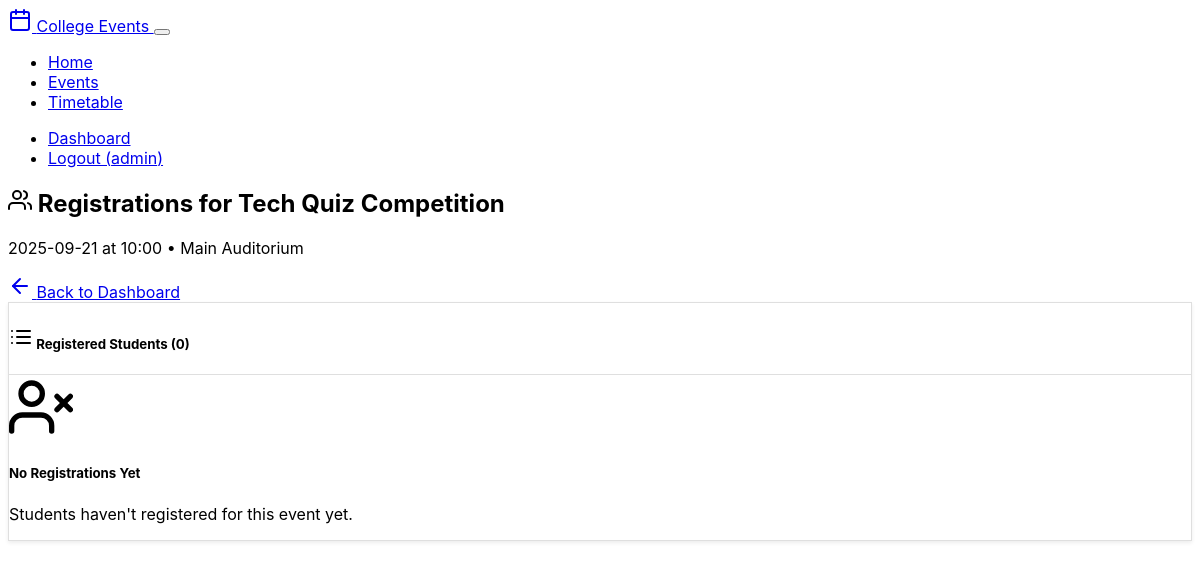
Page /admin/event/1/registrations (signed in) on the committed database.
### app.py (models this page shows, shortened)
class Event(db.Model):
    id = db.Column(db.Integer, primary_key=True)
    name = db.Column(db.String(200), nullable=False)
    description = db.Column(db.Text, nullable=False)
    rules = db.Column(db.Text, nullable=False)
    prize = db.Column(db.String(100), nullable=False)
    registration_fee = db.Column(db.Float, nullable=False, default=0.0)
    date = db.Column(db.String(20), nullable=False)
    time = db.Column(db.String(20), nullable=False)
    venue = db.Column(db.String(200), nullable=False)
    lead_name = db.Column(db.String(100), nullable=False)
    lead_phone = db.Column(db.String(15), nullable=False)
    created_at = db.Column(db.DateTime, default=datetime.utcnow)

### app.py (the view)
@app.route('/admin/event/<int:event_id>/registrations')
def event_registrations(event_id):
    if 'admin_id' not in session:
        flash('Please login to access this page', 'error')
        return redirect(url_for('admin_login'))
    event = Event.query.get_or_404(event_id)
    registrations = db.session.query(Registration, Student, Payment).join(Student).join(Payment).filter(Registration.event_id == event_id).all()
    return render_template('event_registrations.html', event=event, registrations=registrations)

### templates/event_registrations.html (shortened to what this page needs)
{% extends "base.html" %}
{% block content %}
<div class="d-flex justify-content-between align-items-center mb-4">
    <div>
        <h2>
            <i data-feather="users" class="me-2"></i>
            Registrations for {{ event.name }}
        </h2>
        <p class="text-muted mb-0">{{ event.date }} at {{ event.time }} • {{ event.venue }}</p>
    </div>
    <a href="{{ url_for('admin_dashboard') }}" class="btn btn-secondary">
        <i data-feather="arrow-left" class="me-2"></i>
        Back to Dashboard
    </a>
</div>
<div class="card">
    <div class="card-header">
        <h5 class="card-title mb-0">
            <i data-feather="list" class="me-2"></i>
            Registered Students ({{ registrations|length }})
        </h5>
    </div>
    <div class="card-body">
        {% if registrations %}
        <div class="table-responsive">
            <table class="table table-hover">
                <thead>
                    <tr>
                        <th>#</th>
                        <th>Student Name</th>
                        <th>USN</th>
                        <th>Year/Semester</th>
                        <th>Contact</th>
                        <th>Payment</th>
                        <th>Ticket Code</th>
                        <th>Registration Date</th>
                        <th>Status</th>
                        <th>Actions</th>
                    </tr>
                </thead>
                <tbody>
                    {% for registration, student, payment in registrations %}
                    <tr>
                        <td>{{ loop.index }}</td>
                        <td>
                            <strong>{{ student.name }}</strong>
                        </td>
                        <td>
                            <span class="badge bg-primary">{{ student.usn }}</span>
                        </td>
                        <td>{{ student.year }} - {{ student.semester }}</td>
                        <td>
                            <div>
                                <i data-feather="phone" width="14" height="14" class="me-1"></i>
                                {{ student.phone }}
                            </div>
                            <div>
                                <i data-feather="mail" width="14" height="14" class="me-1"></i>
                                <small class="text-muted">{{ student.email }}</small>
                            </div>
                        </td>
                        <td>
                            {% if payment.amount == 0 %}
                            <span class="badge bg-success">FREE</span>
                            {% else %}
                            <div>₹{{ payment.amount }}</div>
                            <small class="text-muted">{{ payment.payment_method.title() }}</small>
                            {% if payment.payment_method == 'online' and payment.transaction_id %}
                            <br><small class="text-muted">ID: {{ payment.transaction_id }}</small>
                            {% endif %}
                            </div>
                            {% endif %}
                        </td>
                        <td>
                            <code class="text-info">{{ registration.ticket_code }}</code>
                        </td>
                        <td>
                            <small>{{ registration.registered_at.strftime('%Y-%m-%d %H:%M') }}</small>
                        </td>
                        <td>
                            {% if registration.attendance %}
                            <span class="badge bg-success">
                                <i data-feather="check" width="14" height="14" class="me-1"></i>
                                Present
                            </span>
                            <br>
                            <small class="text-muted">{{ registration.attendance[0].marked_at.strftime('%Y-%m-%d %H:%M') }}</small>
                            {% elif payment.payment_status == 'verified' %}
                            <span class="badge bg-info">
                                <i data-feather="check-circle" width="14" height="14" class="me-1"></i>
                                Confirmed
                            </span>
                            {% elif payment.payment_status == 'pending' %}
                            <span class="badge bg-warning">
                                <i data-feather="clock" width="14" height="14" class="me-1"></i>
                                Payment Pending
                            </span>
                            {% else %}
                            <span class="badge bg-secondary">
                                <i data-feather="help-circle" width="14" height="14" class="me-1"></i>
                                Unknown
                            </span>
                            {% endif %}
                        </td>
                        <td>
                            {% if payment.payment_status == 'pending' and payment.payment_method == 'cash' %}
                            <a href="{{ url_for('verify_payment', payment_id=payment.id) }}"
                               class="btn btn-sm btn-success"
                               onclick="return confirm('Confirm cash payment of ₹{{ payment.amount }} received from {{ student.name }}?')">
                                <i data-feather="check"></i>
                                Verify
                            </a>
                            {% else %}
                            <span class="text-muted">-</span>
                            {% endif %}
                        </td>
                    </tr>
                    {% endfor %}
                </tbody>
            </table>
        </div>
        {% else %}
        <div class="text-center py-4">
            <i data-feather="user-x" width="64" height="64" class="text-muted mb-3"></i>
            <h5 class="text-muted">No Registrations Yet</h5>
            <p class="text-muted">Students haven't registered for this event yet.</p>
        </div>
        {% endif %}
    </div>
</div>
{% endblock %}

### static/style.css (style rules this page uses)
body { font-family: -apple-system, BlinkMacSystemFont, 'Segoe UI', Roboto, sans-serif; }
.card { box-shadow: 0 0.125rem 0.25rem rgba(0, 0, 0, 0.075); border: 1px solid rgba(0, 0, 0, 0.125); }
.card-header { background-color: var(--bs-gray-100); border-bottom: 1px solid rgba(0, 0, 0, 0.125); }
[data-bs-theme="dark"] .card-header { background-color: var(--bs-gray-800); }
.btn { transition: all 0.2s ease-in-out; }
.card { transition: transform 0.2s ease-in-out; }

### rows in the picture
Event: name "Tech Quiz Competition", date "2025-09-21", time "10:00", venue "Main Auditorium"

### other values in the picture
{{ session.admin_username }} "admin"
{{ registrations|length }} "0"
